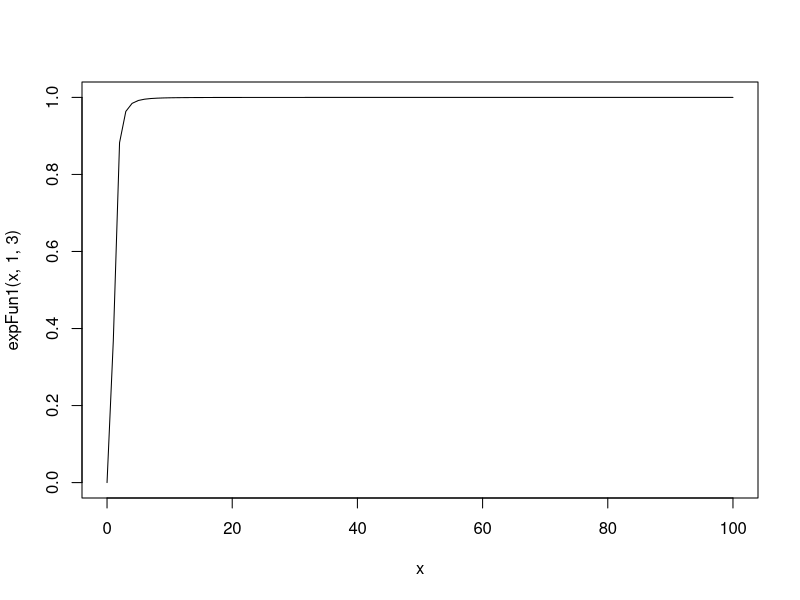
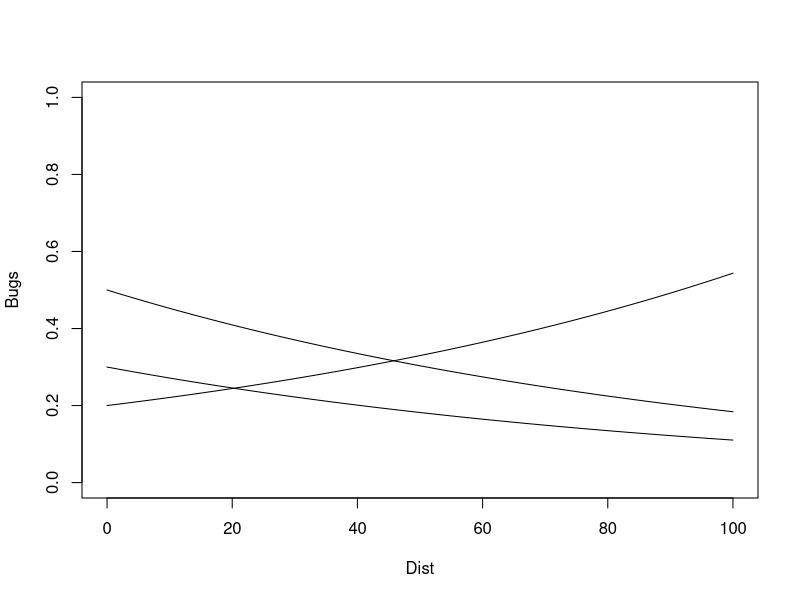
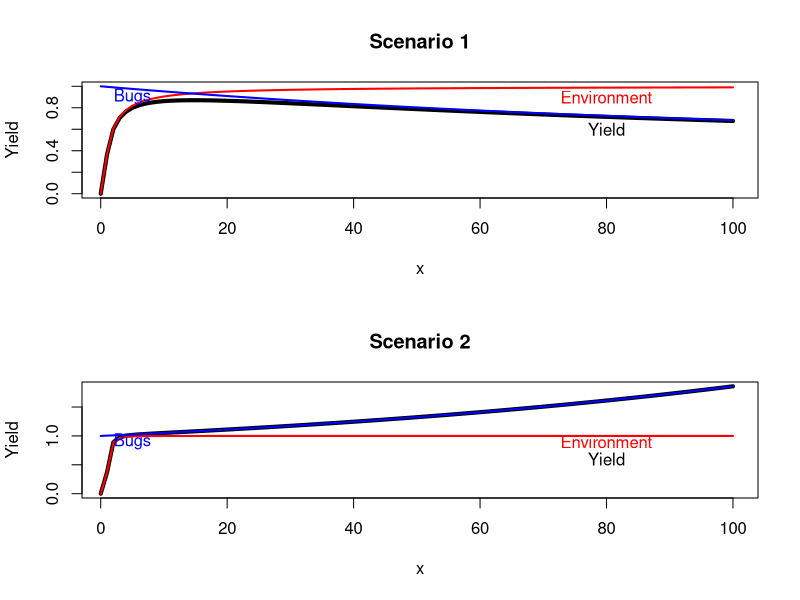
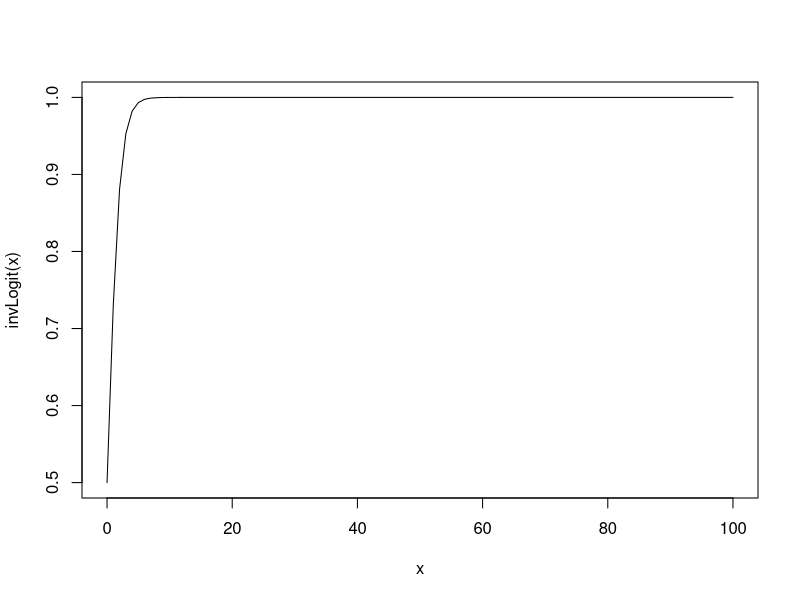
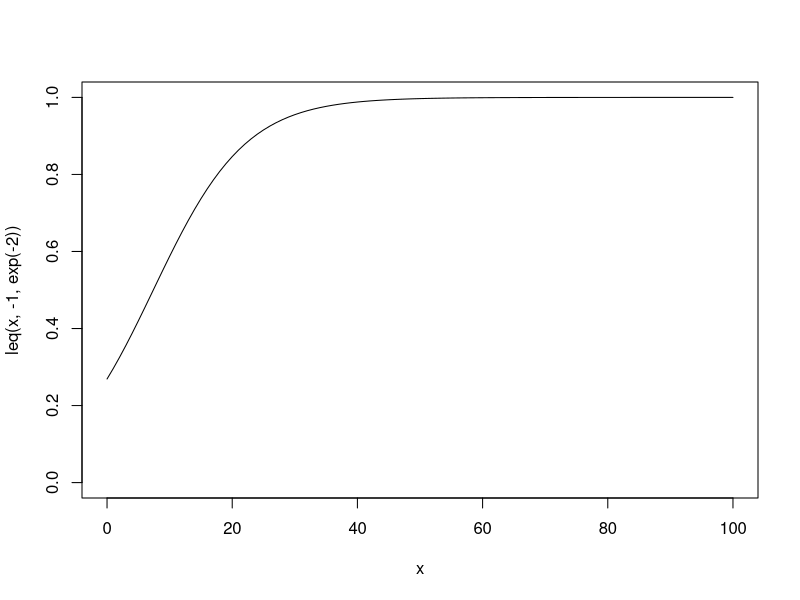
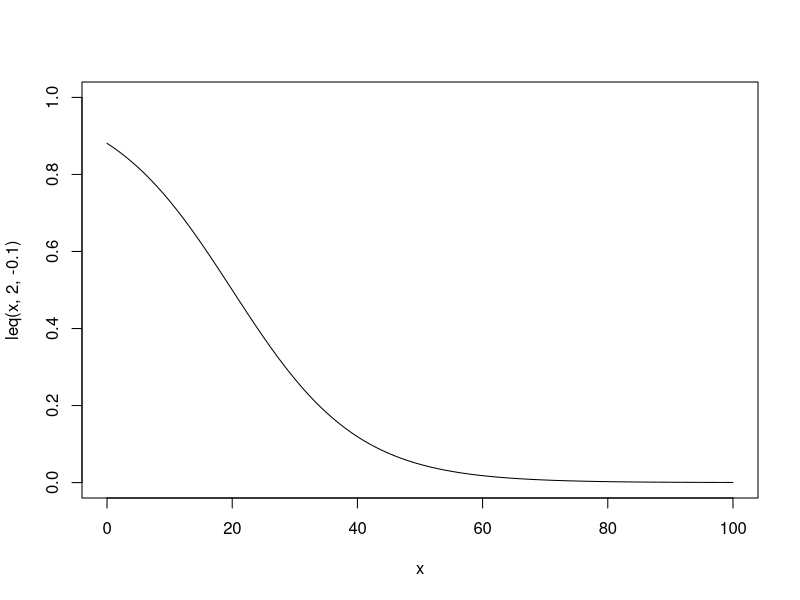
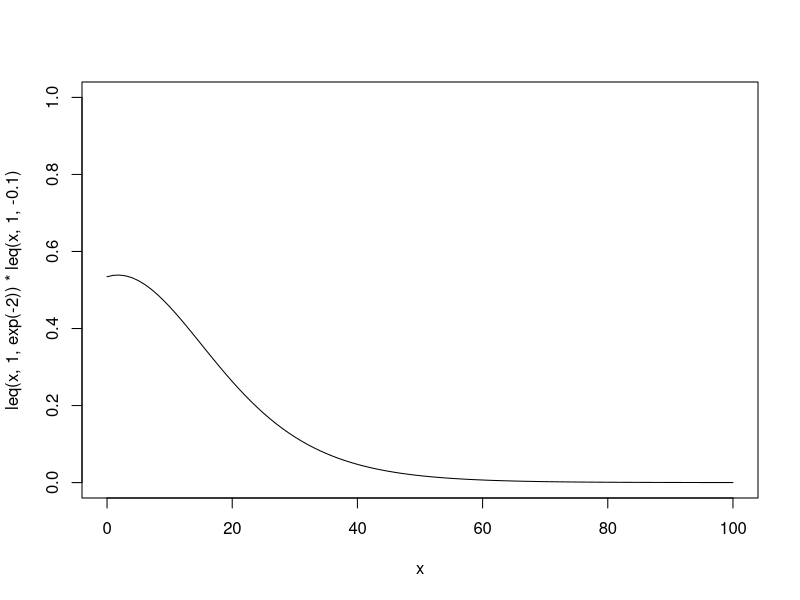
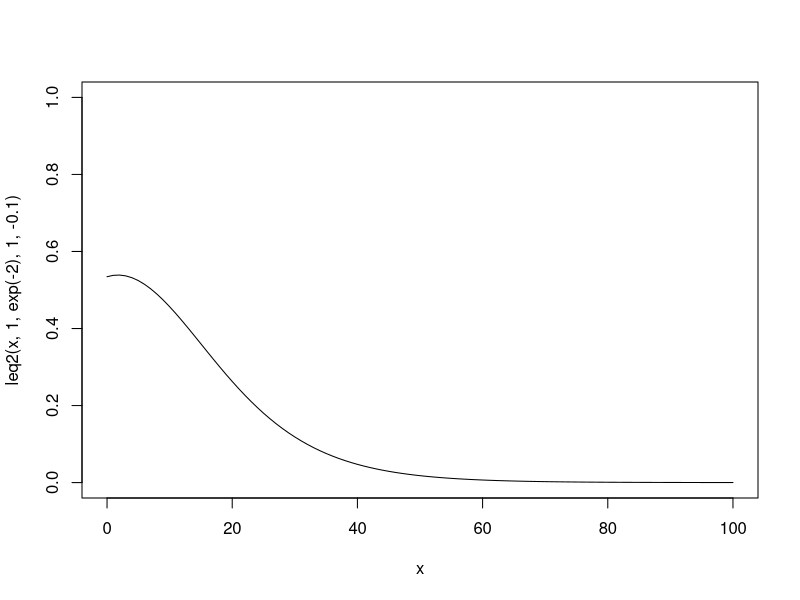

R code for these plots, in order: (Note: this script raises an error after producing the figures.)

# First attempt: make functions from scratch ------------------------------

dist <- 1:100

expFun1 <- function(x,a,b){ #Yield loss around field edges
  a*exp(-(1/x)^b)
}

curve(expFun1(x,1,3),0,100,ylim=c(0,1))

par(mfrow=c(1,1))

#Beneficial insect presence - works for -ive relationships, but not positive

expFun2 <- function(x,a,b){ 
  a*exp(-(x/b))
}
curve(expFun2(x,a=0.5,b=100),0,100,ylim=c(0,1),ylab='Bugs',xlab='Dist')
curve(expFun2(x,a=0.3,b=100),0,100,add=TRUE)
curve(expFun2(x,a=0.2,b=-100),0,100,add=TRUE)

par(mfrow=c(2,1))
#Scenario 1 - beneficial bugs decrease with distance into field
curve(expFun1(x,a=1,b=1)*(expFun2(x,a=0.5,b=100)+0.5),0,100,ylim=c(0,1),xlim=range(dist),
      lwd=4,ylab='Yield',main='Scenario 1')
curve(expFun1(x,a=1,b=1),0,100,ylim=c(0,1),xlim=range(dist),col='red',add=TRUE,lwd=2)
curve(expFun2(x,a=0.5,b=100)+0.5,0,100,ylim=c(0,1),xlim=range(dist),col='blue',add=TRUE,lwd=2)
text(5,0.9,'Bugs',col='blue'); text(80,0.9,'Environment',col='red'); text(80,0.6,'Yield')

#Scenario 2 - beneficial bugs increase with distance into field
curve(expFun1(x,a=1,b=3)*(expFun2(x,a=0.5,b=-100)+0.5),0,100,xlim=range(dist),
      lwd=4,ylab='Yield',main='Scenario 2')
curve(expFun1(x,a=1,b=3),0,100,ylim=c(0,1),xlim=range(dist),col='red',add=TRUE,lwd=2)
curve(expFun2(x,a=0.5,b=-100)+0.5,0,100,ylim=c(0,1),xlim=range(dist),col='blue',add=TRUE,lwd=2)
text(5,0.9,'Bugs',col='blue'); text(80,0.9,'Environment',col='red'); text(80,0.6,'Yield')
par(mfrow=c(1,1))


# Second attempt: use logistic function -----------------------------------

logit <- function(x) -log((1/x) -1)
invLogit <- function(x) 1/(1+exp(-x))
leq <- function(x,a,b) 1/(1+exp(-(a+b*x)))
leq2 <- function(x,a1,b1,a2,b2){
  # exp(x*b1+x*b2+a1+a2)/(exp(a1+b1*x)+1)*(exp(a2+b2*x)+1)
  leq(x,a1,b1)*leq(x,a2,b2)
}

curve(invLogit,0,100)
curve(leq(x,-1,exp(-2)),0,100,ylim=c(0,1)) #Environment
curve(leq(x,2,-0.1),0,100,ylim=c(0,1)) #Insects
curve(leq(x,1,exp(-2))*leq(x,1,-0.1),0,100,ylim=c(0,1)) #Both
curve(leq2(x,1,exp(-2),1,-0.1),0,100,ylim=c(0,1)) #Both


png(paste0('./Figures/ExamplePlots/hypotheses.png'),width=10,height=10,units='in',res=200)

# png("C:\\Users\\Samuel\\Desktop\\hypothesisPlot.png",width=12,height=6,units='in',res=200) #Path on Multivac

savepar <- par(no.readonly = TRUE)
par(mfrow=c(2,2),mai=c(1,0.5,0.8,0.4))


#Scenario: no effect environmental effect
a1 <- 0; b1 <- 0
plot(0,0,type='n',xlim=c(0,100),ylim=c(0,1),axes=FALSE,
     ylab=NA,xlab='Distance from Edge',main='Scenario 1',xaxt='n')
axis(2,at = c(0,1),labels = c('Low','High')); axis(1,at=seq(0,100,by=20))
curve(leq(x,a1,b1)+0.05,0,100,xlim=range(dist),col='red',add=TRUE,lwd=2)
curve(leq(x,a1,b1)-0.05,0,100,xlim=range(dist),col='black',add=TRUE,lwd=2)
text(70,0.6,'Edge effect',col='red'); text(70,0.4,'Crop Yield')

#Scenario: negative environmental effect
a1 <- 0; b1 <- 0.1
plot(0,0,type='n',xlim=c(0,100),ylim=c(0,1),axes=FALSE,
     ylab=NA,xlab='Distance from Edge',main='Scenario 2',xaxt='n')
axis(2,at = c(0,1),labels = c('Low','High')); axis(1,at=seq(0,100,by=20))
curve(leq(x,a1,b1)-0.1,0,100,xlim=range(dist),col='red',add=TRUE,lwd=2)
curve(leq(x,a1,b1)-0.2,0,100,xlim=range(dist),col='black',add=TRUE,lwd=2)
text(70,0.95,'Edge effect',col='red'); text(70,0.7,'Crop Yield')

#Scenario: positive environmental effect
a1 <- 0; b1 <- -0.01
plot(0,0,type='n',xlim=c(0,100),ylim=c(0,1),axes=FALSE,
     ylab=NA,xlab='Distance from Edge',main='Scenario 3',xaxt='n')
axis(2,at = c(0,1),labels = c('Low','High')); axis(1,at=seq(0,100,by=20))

curve(leq(x,a1,b1)+0.2,0,100,xlim=range(dist),col='blue',add=TRUE,lwd=2)
curve(leq(x,a1,b1)+0.1,0,100,xlim=range(dist),col='black',add=TRUE,lwd=2)
text(70,0.65,'Ecosystem\nservice effect',col='blue'); text(70,0.35,'Crop Yield')


#Scenario 3 - beneficial bugs decrease with distance into field
# a1 <- -1; b1 <- 0.2; a2 <- 3; b2 <- -0.02
# 
# plot(0,0,type='n',xlim=c(0,100),ylim=c(0,1),axes=FALSE,
#      ylab=NA,xlab='Distance from Edge',main='Scenario 4',xaxt='n')
# axis(2,at = c(0,1),labels = c('Low','High')); axis(1,at=seq(0,100,by=20))
# 
# curve(leq2(x,a1,b1,a2,b2)*0.95,0,100,lwd=4,add=TRUE)#,main='Scenario 3: bugs - with dist')
# curve(leq(x,a1,b1),0,100,xlim=range(dist),col='red',add=TRUE,lwd=2)
# curve(leq(x,a2,b2),0,100,xlim=range(dist),col='blue',add=TRUE,lwd=2)
# text(10,0.83,'Ecosystem\nservice\neffect',col='blue'); text(70,0.95,'Edge effect',col='red'); text(80,0.6,'Crop Yield')

a1 <- 0; b1 <- 0.1; a2 <- 0; b2 <- -0.01

plot(0,0,type='n',xlim=c(0,100),ylim=c(0,1),axes=FALSE,
     ylab=NA,xlab='Distance from Edge',main='Scenario 4',xaxt='n')
axis(2,at = c(0,1),labels = c('Low','High')); axis(1,at=seq(0,100,by=20))

curve(leq2(x,a1,b1,a2,b2)+0.1,0,100,lwd=2,add=TRUE)#,main='Scenario 3: bugs - with dist')
curve(leq(x,a1,b1)-0.1,0,100,xlim=range(dist),col='red',add=TRUE,lwd=2)
curve(leq(x,a2,b2)+0.2,0,100,xlim=range(dist),col='blue',add=TRUE,lwd=2)
text(70,0.65,'Ecosystem\nservice effect',col='blue'); text(70,0.95,'Edge effect',col='red'); text(70,0.3,'Crop Yield')
arrows(25,0.3,25,0.43); text(25,0.2,'Intermediate yield\nincrease')

par(savepar)

dev.off()

#Version of figure for Lan:
plot(0,0,type='n',xlim=c(0,100),ylim=c(0,1),axes=FALSE,
     ylab=NA,xlab='Distance from Edge',xaxt='n')
axis(2,at = c(0,1),labels = c('Low','High')); axis(1,at=c(0,100),labels=c('Near','Far'))

curve(leq2(x,a1,b1,a2,b2)+0.1,0,100,lwd=2,add=TRUE)#,main='Scenario 3: bugs - with dist')
curve(leq(x,a1,b1)-0.1,0,100,xlim=range(dist),col='red',add=TRUE,lwd=2)
curve(leq(x,a2,b2)+0.2,0,100,xlim=range(dist),col='blue',add=TRUE,lwd=2)
text(70,0.65,'Ecosystem\nservice effect',col='blue'); text(70,0.95,'Edge effect',col='red'); text(70,0.3,'Crop Yield')


#Approximately how many basis functions needed to represent this?
library(tidyverse)
library(mgcv)

a1 <- -2; b1 <- 0.2; a2 <- 3; b2 <- -0.03
scen1 <- data.frame(dist=1:100,yield=leq2(1:100,a1,b1,a2,b2)) %>% mutate(y=yield+rnorm(n(),0,0.1))
a2 <- 0; b2 <- 0.03
scen2 <- data.frame(dist=1:100,yield=leq2(1:100,a1,b1,a2,b2)) %>% mutate(y=yield+rnorm(n(),0,0.1))
a2 <- 1; b2 <- 0
scen3 <- data.frame(dist=1:100,yield=leq2(1:100,a1,b1,a2,b2)) %>% mutate(y=yield+rnorm(n(),0,0.1))

m1 <- gam(y~s(dist,k=5,bs='cs'),data=scen1) #Looks like about 5 is necessary
m2 <- gam(y~s(dist,k=5),data=scen2)
m3 <- gam(y~s(dist,k=5),data=scen3)
summary(m1)

scen1 %>% mutate(pred=predict(m1)) %>% 
  ggplot(aes(x=dist,y=y))+geom_point()+
  geom_line(aes(y=yield))+geom_line(aes(y=pred),col='red')

scen2 %>% mutate(pred=predict(m2)) %>% 
  ggplot(aes(x=dist,y=y))+geom_point()+
  geom_line(aes(y=yield))+geom_line(aes(y=pred),col='red')

scen3 %>% mutate(pred=predict(m3)) %>% 
  ggplot(aes(x=dist,y=y))+geom_point()+
  geom_line(aes(y=yield))+geom_line(aes(y=pred),col='red')

#Simulate data using logit-normal distribution --------------

a1 <- -2; b1 <- 0.2; a2 <- 3; b2 <- -0.03; sig <- 0.5
dist <- rep(1:100,each=3)

par(mfrow=c(1,1))
yhat <- leq2(dist,a1,b1,a2,b2)
y <- invLogit(logit(yhat)+rnorm(length(dist),0,sig))
plot(dist,yhat,type='l')
points(dist,y)

f1 <- function(p,d){ #log-likelihood function
  y <- d[,1] #Data
  dist <- d[,2] #Covariate
  yhat <- leq2(dist,p[1],p[2],p[3],p[4]) #Predicted
  -sum(dnorm(y,yhat,exp(p[5]),log=TRUE))
}

mod1 <- optim(par=unlist(pars),fn=f1,d=cbind(y,dist))

#Bootstrapping
boot <- lapply(1:1000,function(x){
  o <- optim(par=unlist(pars),fn=f1,d=cbind(y,dist)[sample(1:length(dist),length(dist),TRUE),])
})

#Parameter ranges
parRange <- apply(sapply(boot,function(x) x$par),1,function(l) quantile(l,c(0.1,0.5,0.9)))

#Correlation b/w parameters - really weird sets of correlations. Looks like Neil's Funnel.
pairs(t(sapply(boot,function(x) x$par)))

#Prediction ranges
predRange <- apply(sapply(boot,function(x) leq2(dist,x$par[1],x$par[2],x$par[3],x$par[4])),1,
           function(l) quantile(l,c(0.1,0.5,0.9)))

plot(dist,y,pch=19,cex=0.8,ylab='Yield')
# lines(dist,yhat,lwd=2) #Actual process
lines(dist,predRange[2,],col='red',lwd=3) #Recovered process
lines(dist,predRange[1,],col='red',lty=2);lines(dist,predRange[3,],col='red',lty=2)

par(mfrow=c(3,2))
pars <- list(a1=a1,b1=b1,a2=a2,b2=b2,logsig=log(sig))
for(i in 1:length(pars)){
  plot(c(1,2),c(pars[[i]],parRange[2,1]),ylim=range(c(pars[[i]],parRange[,1])),xlim=c(0,3),
       col=c('black','red'),pch=19,main=names(pars)[i],ylab='Estimate',xlab=NA)
  lines(c(2,2),parRange[c(1,3),1],col='red')
}; par(mfrow=c(1,1))


# Simulate data using beta distribution ----------------------------------------

logit <- function(x) -log((1/x) -1)
invLogit <- function(x) 1/(1+exp(-x))
# leq <- function(x,a,b) 1/(1+exp(-(a+b*x)))
leq2 <- function(x,a1,b1,a2,b2){
  # l <- (a1*a2)+(a1*b2+a2*b1)*x+b1*b2*x^2
  # invLogit(l)
  1/((1+exp(-(a1+b1*x)))*(1+exp(-(a2+b2*x))))
  # y <- (a1+b1*x)*(a2+b2*x)
  # 1/(1+exp(-y))
}

curve(invLogit(x),-5,5)
curve(leq2(x,-2,0.2,3,-0.02),0,100)


a1 <- -2; b1 <- 0.2; a2 <- 3; b2 <- -0.02; sig <- 0.1

#Reparameterize beta in terms of mean and sd
rbeta2 <- function(N,mean,sd){
  a <- (((1-mean)/sd^2)-(1/mean))*mean^2
  b <- a*((1/mean)-1)
  rbeta(N,a,b)
}
dbeta2 <- function(x,mean,sd,l=FALSE){
  a <- (((1-mean)/sd^2)-(1/mean))*mean^2
  b <- a*((1/mean)-1)
  dbeta(x,a,b,log=l)
}

#Parameters
a1 <- -2; b1 <- 0.2; a2 <- 3; b2 <- -0.02; sig <- 0.1
pars <- list(a1=a1,b1=b1,a2=a2,b2=b2,logsig=log(sig))
dist <- rep(1:100,each=3)

par(mfrow=c(1,1))
yhat <- leq2(dist,a1,b1,a2,b2)
y <- rbeta2(1:length(dist),yhat,sig)
plot(dist,yhat,type='l',ylim=c(0,1))
points(dist,y)

f1 <- function(p,d){ #log-likelihood function
  y <- d[,1] #Data
  dist <- d[,2] #Covariate
  yhat <- leq2(dist,p[1],p[2],p[3],p[4]) #Predicted
  -sum(dbeta2(y,yhat,exp(p[5]),l=TRUE))
}

f1(unlist(pars),cbind(y,dist)) #Works

mod1 <- optim(par=unlist(pars),fn=f1,d=cbind(y,dist))
data.frame(unlist(pars),mod1$par) #Works OK

#Bootstrapping
boot <- lapply(1:500,function(x){
  o <- optim(par=unlist(pars),fn=f1,d=cbind(y,dist)[sample(1:length(dist),length(dist),TRUE),])
})

#Parameter ranges
parRange <- apply(sapply(boot,function(x) x$par),1,function(l) quantile(l,c(0.1,0.5,0.9)))

#Correlation b/w parameters - intercepts & slopes correlated for each relationship set
pairs(t(sapply(boot,function(x) x$par)))

#Prediction ranges
predRange <- apply(sapply(boot,function(x) leq2(dist,x$par[1],x$par[2],x$par[3],x$par[4])),1,
                   function(l) quantile(l,c(0.1,0.5,0.9)))

plot(dist,y,pch=19,cex=0.8,ylab='Yield')
# lines(dist,yhat,lwd=2) #Actual process
lines(dist,predRange[2,],col='red',lwd=3) #Recovered process
lines(dist,predRange[1,],col='red',lty=2);lines(dist,predRange[3,],col='red',lty=2)

par(mfrow=c(3,2))
pars <- list(a1=a1,b1=b1,a2=a2,b2=b2,logsig=log(sig))
for(i in 1:length(pars)){
  plot(c(1,2),c(pars[[i]],parRange[2,1]),ylim=range(c(pars[[i]],parRange[,1])),xlim=c(0,3),
       col=c('black','red'),pch=19,main=names(pars)[i],ylab='Estimate',xlab=NA)
  lines(c(2,2),parRange[c(1,3),1],col='red')
}; par(mfrow=c(1,1))
